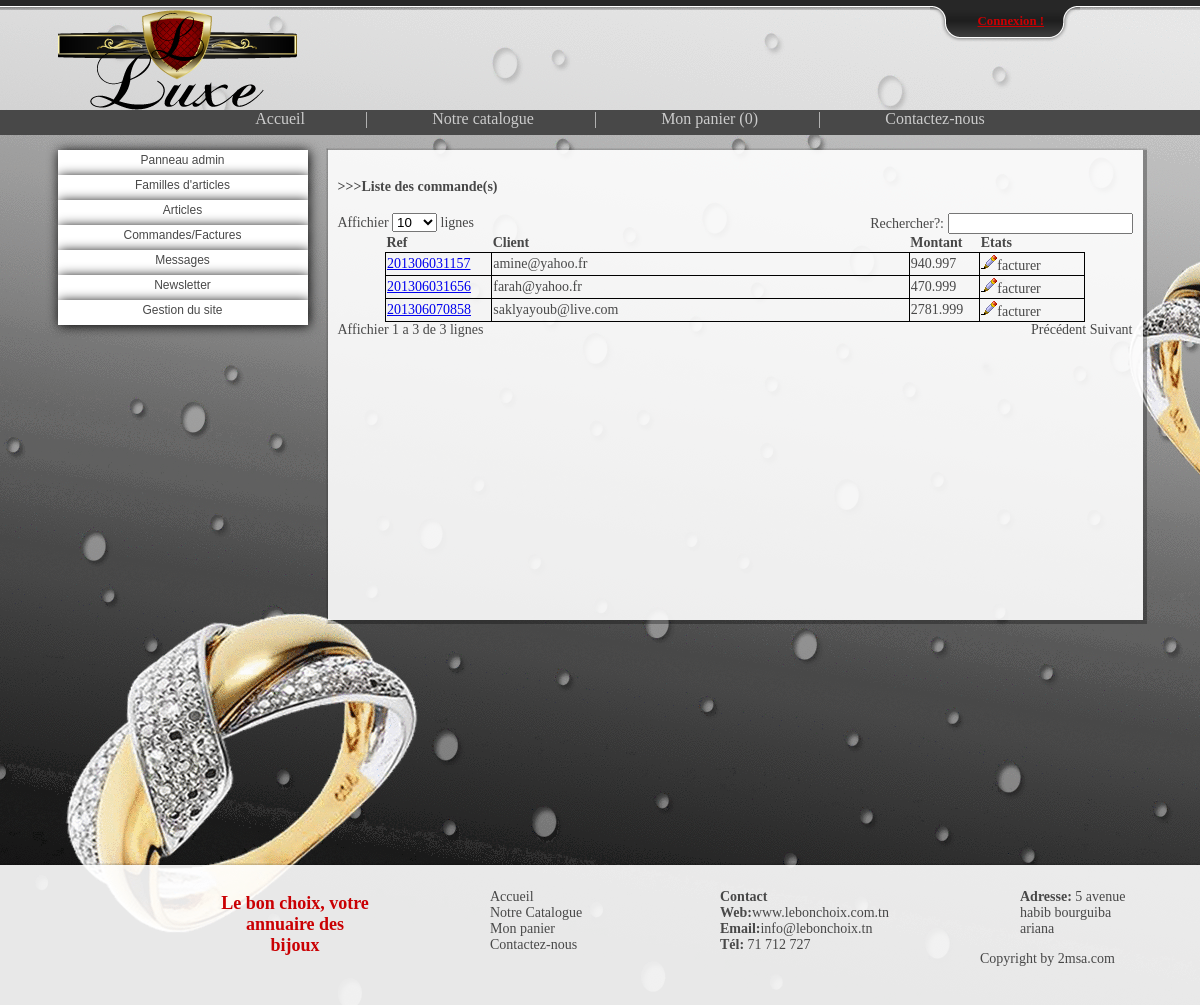
Page /root/g_commandes/liste.php on the committed database.
### tables this page shows
CREATE TABLE IF NOT EXISTS `commande` (
  `id_cmd` varchar(30) NOT NULL,
  `email_clt` varchar(30) NOT NULL,
  `date_cmd` varchar(30) NOT NULL,
  `tel_contact_cmd` varchar(30) NOT NULL,
  `adresslivrison_cmd` varchar(250) NOT NULL,
  `montant_cmd` varchar(30) NOT NULL,
  `etats` varchar(30) NOT NULL,
  PRIMARY KEY (`id_cmd`),
  KEY `email_clt` (`email_clt`)
);

### include/function_statistiques.php (called while the page is built, shortened)
<?php
function somme_cmd_facturer($id_clt)
{
	global $connection;
	$sql=mysql_query("SELECT SUM(montant_cmd) FROM commande WHERE `email_clt` ='$id_clt' AND `etats` ='facturer' ", $connection);
	$s = mysql_fetch_array($sql);
	$s0 = $s[0];
	if ($s0>0){$somme = $s0;}else{$somme = '0.000';}
	return $somme;
}
?>

### root/g_commandes/liste.php (the view, shortened to what this page needs)
<?php
include('../../include/function.php');
include('../../include/function_statistiques.php')
?>
<!DOCTYPE html PUBLIC "-//W3C//DTD XHTML 1.0 Transitional//EN" "http://www.w3.org/TR/xhtml1/DTD/xhtml1-transitional.dtd">
<html xmlns="http://www.w3.org/1999/xhtml">
<head>
<link href="../../style/style.css" rel="stylesheet" type="text/css" />
</head>
<body>
<?php include('../../function/top_bar.php'); ?>
    <div id="head">
        <div id="head_container">
            <div id="head_logo">
                <img src="../../style/img/logo.png" alt="Le Bon Choix !"/>
            </div>
        </div>
    </div>
	<?php include('../../function/nav.php');?>
    <div id="contenant">
        <div id="side_bar">
        <?php
        include('../menuadmin.php');
        ?>
        </div>
        <div id="container">
            <div id="container_under_admin" class="g_box">
<h4>>>>Liste des commande(s)</h4>
<?php
$sql = mysql_query(" SELECT * FROM commande ",$connection);
echo'
<table width="700px" id="ad_table" class="center">
	<thead>
		<tr>
			<th width="15%">Ref</th>
			<th width="60%">Client</th>
			<th width="10%">Montant</th>
			<th width="15%">Etats</th>
		</tr>
	</thead>';
while ($r = mysql_fetch_object($sql))
{
	$id_cmd			= $r->id_cmd;
	$email_clt		= $r->email_clt;
	$montant_cmd	= $r->montant_cmd;
	$etats			= $r->etats;
	$clt			= recup_info_client($email_clt);
	echo'<tr>
			<td><a href="../../cmd_fact.php?id_cmd='.$id_cmd.'" target="new">'.$id_cmd.'</a></td>
			<td>
				<j>'.$email_clt.'
					<span>
						<table width="310" style="text-align:right">
						  <tr>
						  	<td colspan="4"><center><b>Info Client</b></center></td>
						  </tr>
						  <tr>
							<td width="90">Nom : </td>
							<td colspan="3" style="text-align:center"><b>'.$clt->nom_clt.'</b></td>
						  </tr>
						  <tr>
							<td>Prenom :</td>
							<td colspan="3" style="text-align:center"><b>'.$clt->prenom_clt.'</b></td>
						  </tr>
						  <tr>
							<td>Annulation :</td>
							<td width="37"><b>'.nbr_cmd_annuler($email_clt).'</b></td>
							<td width="59">Somme : </td>
							<td width="96"><b>'.somme_cmd_annuler($email_clt).'</b></td>
						  </tr>
						  <tr>
							<td>En cours :</td>
							<td><b>'.nbr_cmd_encours($email_clt).'</b></td>
							<td>Somme :</td>
							<td><b>'.somme_cmd_encours($email_clt).'</b></td>
						  </tr>
						  <tr>
							<td>Facture :</td>
							<td><b>'.nbr_facturer($email_clt).'</b></td>
							<td>Somme :</td>
							<td><b>'.somme_cmd_facturer($email_clt).'</b></td>
						  </tr>
						</table>
					</span>
				</j>
			</td>
			<td>'.$montant_cmd.'</td>
			<td><a href="cmd_fact.php?id_cmd='.$id_cmd.'" target="new"><img src="../../style/img/b_edit.png"></a>'.$etats.'</td>
		</tr>';
}
echo'
</table>
';
?>
            </div>
        </div>
    </div>
    <div id="footer">
        <?php include('../../function/footer.php');?>
    </div>
</body>
</html>

### style/style.css (style rules this page uses)
html, body { border: 0; margin: 0; padding: 0; }
body { background-image:url(img/bg.png); background-repeat:no-repeat; }
img { border:none; }
#head { height:100px;background-color: rgba(255, 255, 255, 0.5); }
#head_container { height:100px;width:1085px;margin:0 auto; }
#head_logo { float:left;height:100px;width:250px; }
#head_logo img { border:none; }
#contenant { height:700px;width:1085px;margin:15px auto; }
#side_bar { float:left;width:250px;height:700px; }
#container { float:right;height:700px;width:815px; }
#container_under_admin { height:450px;overflow:scroll; text-align:justify; }
.g_box { -webkit-box-shadow:0.5px 0.5px 1px 3px rgba(0, 0, 0, .3);box-shadow:0.5px 0.5px 1px 3px rgba(0, 0, 0, .3);background-color: rgba(255, 255, 255, 0.9);font-size:14px;color:#484848;padding:10px; }
#footer { height:120px; }
.center { margin-left:auto;margin-right:auto; }
#ad_table { border-collapse:collapse; width:90%; }
#ad_table tr td { border:1px solid black; }

### rows in the picture
commande: id_cmd "201306031157", email_clt "amine@yahoo.fr", montant_cmd "940.997", etats "facturer"
commande: id_cmd "201306031656", email_clt "farah@yahoo.fr", montant_cmd "470.999", etats "facturer"
commande: id_cmd "201306070858", email_clt "saklyayoub@live.com", montant_cmd "2781.999", etats "facturer"

### other values in the picture
nombre_article_dans_panier() "0"
